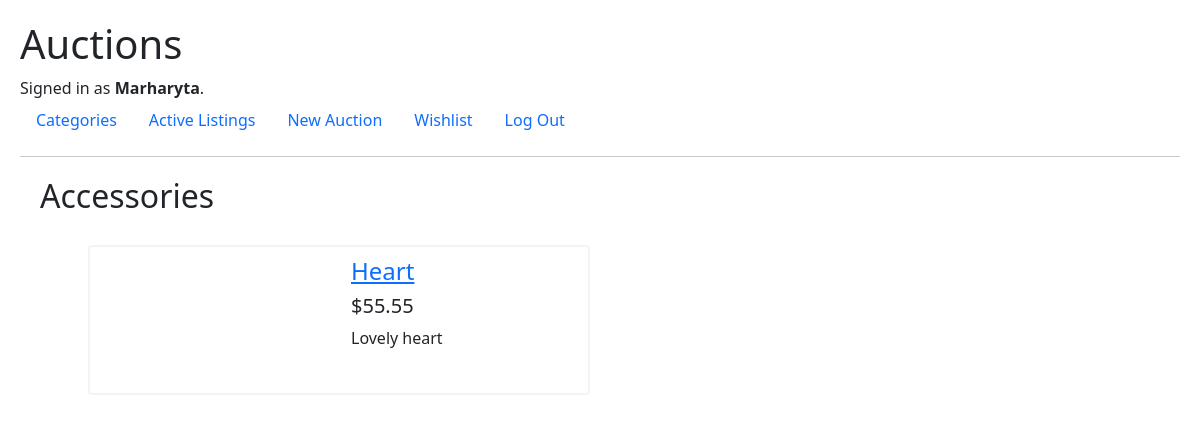
/categories/Accessories&id=5 (signed in), run on the app's committed database.
### auctions/models.py (models this page shows, shortened)
class User(AbstractUser):
    pass

class Auction(models.Model):
    AUCTION_CATEGORY_CHOICES = [
    ('1', 'Furniture'),
    ('2', 'Books'),
    ('3', 'Gadgets'),
    ('4', 'Household appliances'),
    ('5', 'Accessories'),
    ('6', 'Clothing'),
    ('7', 'Makeup'),
    ('8', 'For children'),
    ('9', 'For animals'),
    ('10', 'Car accessories'),
    ]
    user = models.ForeignKey(User, on_delete=models.CASCADE, related_name="creator")
    name = models.CharField("lot name", max_length=255)
    minimum_bid = models.DecimalField("lot minimum bid", max_digits=7, decimal_places=2, validators=[MinValueValidator(0.01)])
    description = models.CharField("lot description", max_length=3000)
    image = models.ImageField("lot image", upload_to='images', default='images/placeholder.jpg', blank=True)
    category = models.CharField("lot category", choices=AUCTION_CATEGORY_CHOICES, max_length=30, blank=True)
    current_bid = models.DecimalField("current lot bid", max_digits=7, decimal_places=2, default=0.00)
    active = models.BooleanField("is active", default=True)
    winner = models.ForeignKey(User, on_delete=models.SET_NULL, null=True, blank=True, related_name="winner")

### auctions/views.py (the view)
# urls.py: path("categories/<str:cat_name>&id=<int:cat_id>", views.category_listing, name="category_listing")
def category_listing(request, cat_name, cat_id):
    listing = Auction.objects.filter(category=cat_id, active=True).only("name", "description", "current_bid", "image")
    return render(request, "auctions/category_page.html", {
        "category_listing": listing,
        "category_name": cat_name
    })

### auctions/templates/auctions/category_page.html (shortened to what this page needs)
{% extends "auctions/layout.html" %}
{% block body %}
    <h2 class="page-title">{{ category_name }}</h2>
    <div class="listing-block">
        {% for lot in category_listing %}
            <div class="in-listing-block">
                <div class="lot-block">
                    <div class="container container-md-12">
                        <div class="row">
                            <div class="col-md-6 lot-image-block">
                            </div>
                            <div class="col-md-6">
                                <a href="/auctions/id={{ lot.id }}"><h4>{{ lot.name }}</h4></a>
                                <h5>${{ lot.current_bid }}</h5>
                                <div>{{ lot.description }}</div>
                            </div>
                        </div>
                    </div>
                </div>
            </div>
        {% endfor %}
    </div>
{% endblock %}

### auctions/templates/auctions/layout.html (shortened to what this page needs)
{% load static %}
<!DOCTYPE html>
<html lang="en">
    <head>
        <link href="https://cdn.jsdelivr.net/npm/bootstrap@5.1.3/dist/css/bootstrap.min.css" rel="stylesheet">
        <link href="{% static 'auctions/styles.css' %}" rel="stylesheet">
    </head>
    <body>
        <h1>Auctions</h1>
        <div>
            {% if user.is_authenticated %}
                Signed in as <strong>{{ user.username }}</strong>.
            {% else %}
                Not signed in.
            {% endif %}
        </div>
        <ul class="nav">
            <li class="nav-item">
                <a class="nav-link" href="{% url 'categories' %}">Categories</a>
            </li>
            <li class="nav-item">
                <a class="nav-link" href="{% url 'index' %}">Active Listings</a>
            </li>
            {% if user.is_authenticated %}
                <li class="nav-item">
                    <a class="nav-link" href="{% url 'new_auction' %}">New Auction</a>
                </li>
                <li class="nav-item">
                    <a class="nav-link" href="{% url 'wishlist_page' %}">Wishlist</a>
                </li>
                <li class="nav-item">
                    <a class="nav-link" href="{% url 'logout' %}">Log Out</a>
                </li>
            {% endif %}
        </ul>
        <hr>
        {% block body %}
        {% endblock %}
    </body>
</html>

### auctions/static/auctions/styles.css (style rules this page uses)
body { padding: 20px; }
.page-title { margin: 20px; }
.listing-block { display:flex; flex-wrap: wrap; width:90%; margin:auto; }
.in-listing-block { width: 50%; padding: 10px; }
.lot-block { height: 100%; min-height: 150px; padding: 10px; border: 2px solid rgb(240, 245, 245); border-radius: 4px; }
.lot-image-block { text-align: center; }

### data on the page
User: username "Marharyta"
Auction: name "Heart", current_bid "55.55", description "Lovely heart"

### other printed values
{{ category_name }} "Accessories"
